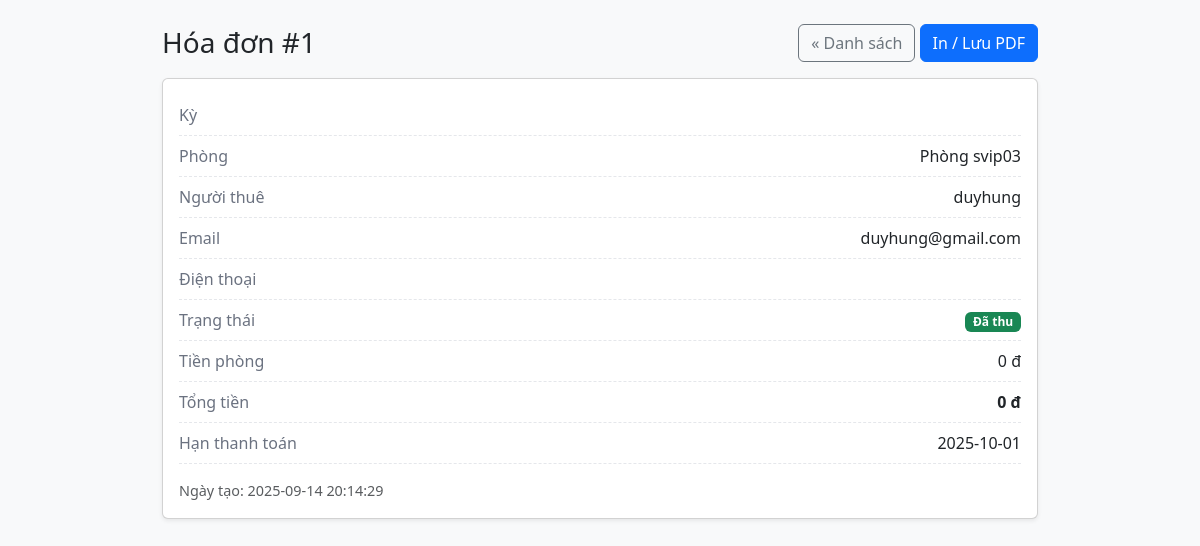
The app's page /invoice_view.php?id=1 (signed in) with its own data.
### tables this page shows
CREATE TABLE `invoices` (
  `id` int(11) NOT NULL,
  `contract_id` int(11) NOT NULL,
  `month` char(7) NOT NULL,
  `rent` int(11) NOT NULL DEFAULT 0,
  `electric_kwh` int(11) DEFAULT 0,
  `electric_price` int(11) DEFAULT 0,
  `water_m3` int(11) DEFAULT 0,
  `water_price` int(11) DEFAULT 0,
  `other_fee` int(11) DEFAULT 0,
  `discount` int(11) DEFAULT 0,
  `total` int(11) NOT NULL DEFAULT 0,
  `status` enum('unpaid','paid') DEFAULT 'unpaid',
  `issued_at` timestamp NOT NULL DEFAULT current_timestamp(),
  `paid_at` timestamp NULL DEFAULT NULL,
  `notes` text DEFAULT NULL,
  `amount` int(11) NOT NULL DEFAULT 0,
  `due_date` date DEFAULT NULL,
  `created_at` timestamp NOT NULL DEFAULT current_timestamp(),
  `note` varchar(255) DEFAULT NULL,
  `room_id` int(11) DEFAULT NULL,
  `user_id` int(11) DEFAULT NULL,
  `is_sent` tinyint(1) NOT NULL DEFAULT 0,
  `sent_at` datetime DEFAULT NULL
);

CREATE TABLE `rooms` (
  `id` int(11) NOT NULL,
  `name` varchar(100) NOT NULL,
  `price` int(11) NOT NULL,
  `area` float NOT NULL,
  `address` varchar(255) DEFAULT NULL,
  `deposit` int(11) DEFAULT 0,
  `electric_price` int(11) DEFAULT 0,
  `water_price` int(11) DEFAULT 0,
  `max_people` int(11) DEFAULT 1,
  `floor` int(11) DEFAULT 1,
  `status` enum('empty','reserved','occupied','maintenance') DEFAULT 'empty',
  `description` text DEFAULT NULL,
  `furnished` tinyint(1) DEFAULT 0,
  `ac` tinyint(1) DEFAULT 0,
  `private_bath` tinyint(1) DEFAULT 0,
  `kitchen` tinyint(1) DEFAULT 0,
  `balcony` tinyint(1) DEFAULT 0,
  `parking` tinyint(1) DEFAULT 0,
  `pet_friendly` tinyint(1) DEFAULT 0,
  `internet` tinyint(1) DEFAULT 0,
  `utilities_included` tinyint(1) DEFAULT 0,
  `available_from` date DEFAULT NULL,
  `image` varchar(255) DEFAULT NULL,
  `created_at` timestamp NOT NULL DEFAULT current_timestamp()
);

CREATE TABLE `users` (
  `id` int(11) NOT NULL,
  `username` varchar(50) NOT NULL,
  `password` varchar(255) NOT NULL,
  `role` enum('user','admin') NOT NULL DEFAULT 'user',
  `full_name` varchar(100) DEFAULT NULL,
  `phone` varchar(20) DEFAULT NULL,
  `created_at` timestamp NOT NULL DEFAULT current_timestamp(),
  `gmail` varchar(50) NOT NULL,
  `fullname` varchar(100) DEFAULT NULL,
  `status` enum('pending','active','rejected') NOT NULL DEFAULT 'pending'
);

### functions.php (called while the page is built, shortened)
<?php
require_once __DIR__ . "/config.php";
function q(string $sql, string $types = "", array $params = []) : mysqli_stmt {
  global $conn;
  $stmt = $conn->prepare($sql);
  if ($types && $params) $stmt->bind_param($types, ...$params);
  if (!$stmt->execute()) die("Lỗi execute: ".$stmt->error);
  return $stmt;
}
function get_row(mysqli_stmt $stmt) { $rs = $stmt->get_result(); return $rs? $rs->fetch_assoc() : null; }
function esc($s){ return htmlspecialchars((string)$s, ENT_QUOTES|ENT_SUBSTITUTE, 'UTF-8'); }

### invoice_view.php (the view, shortened to what this page needs)
<?php
require_once __DIR__ . '/../core/auth.php';
require_once __DIR__ . '/../core/functions.php';
$id = (int)($_GET['id'] ?? 0);
$inv = get_row(q("
  SELECT i.*, r.name AS room_name, u.username AS user_name, u.gmail, u.phone
  FROM invoices i
  LEFT JOIN rooms r ON r.id = i.room_id
  LEFT JOIN users u ON u.id = i.user_id
  WHERE i.id=?
","i",[$id]));
?>
<!doctype html>
<html lang="vi">
<head>
<link href="https://cdn.jsdelivr.net/npm/bootstrap@5.3.3/dist/css/bootstrap.min.css" rel="stylesheet">
</head>
<body class="bg-light">
<div class="container my-4 invoice-card">
  <div class="d-flex justify-content-between align-items-center mb-3">
    <h3 class="mb-0">Hóa đơn #<?=esc($inv['id'])?></h3>
    <div class="no-print">
      <a class="btn btn-outline-secondary" href="invoices.php">« Danh sách</a>
      <button class="btn btn-primary" onclick="window.print()">In / Lưu PDF</button>
    </div>
  </div>
  <div class="card shadow-sm">
    <div class="card-body">
      <div class="kv"><div class="k">Kỳ</div><div class="v"><strong><?=esc($inv['month'])?></strong></div></div>
      <div class="kv"><div class="k">Phòng</div><div class="v"><?=esc($inv['room_name'] ?? ('#'.$inv['room_id']))?></div></div>
      <div class="kv"><div class="k">Người thuê</div><div class="v"><?=esc($inv['user_name'] ?? ('#'.$inv['user_id']))?></div></div>
      <div class="kv"><div class="k">Email</div><div class="v"><?=esc($inv['gmail'] ?? '')?></div></div>
      <div class="kv"><div class="k">Điện thoại</div><div class="v"><?=esc($inv['phone'] ?? '')?></div></div>
      <div class="kv"><div class="k">Trạng thái</div>
        <div class="v">
          <?php if($inv['status']==='paid'): ?>
            <span class="badge bg-success">Đã thu</span>
          <?php else: ?>
            <span class="badge bg-warning text-dark">Chưa thu</span>
          <?php endif; ?>
        </div>
      </div>
      <div class="kv"><div class="k">Tiền phòng</div><div class="v"><?=number_format((int)$inv['rent'])?> đ</div></div>
      <div class="kv"><div class="k">Tổng tiền</div><div class="v"><strong><?=number_format((int)$inv['total'])?> đ</strong></div></div>
      <?php if(!empty($inv['due_date'])): ?>
        <div class="kv"><div class="k">Hạn thanh toán</div><div class="v"><?=esc($inv['due_date'])?></div></div>
      <?php endif; ?>
      <div class="mt-3 text-muted" style="font-size:0.9rem">Ngày tạo: <?=esc($inv['created_at'] ?? '')?></div>
    </div>
  </div>
</div>
</body>
</html>

### invoice_view.php (style rules this page uses)
.invoice-card { max-width:900px;margin:auto }
.kv { display:flex;justify-content:space-between;border-bottom:1px dashed #e5e7eb;padding:.5rem 0 }
.kv .k { color:#6b7280 }

### records on screen
invoices: id "1", room.name "Phòng svip03", user.username "duyhung", user.gmail "duyhung@gmail.com", rent "0", total "0", due_date "2025-10-01", created_at "2025-09-14 20:14:29"
